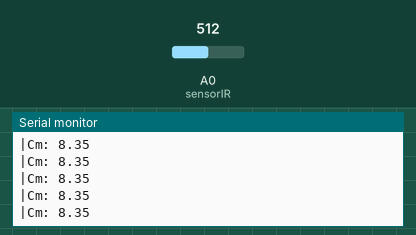
A sketch run on a simulated Arduino Uno, built with avr-gcc and run on an emulated ATmega328P. On the bench: the last lines printed to the serial monitor. Inputs (shaded band) come from the test bench; at power-on: A0 (sensorIR) = 512.

Above: at 1.2 s.
1.3 s: A0 (sensorIR) set to 0
At 1.42 s:
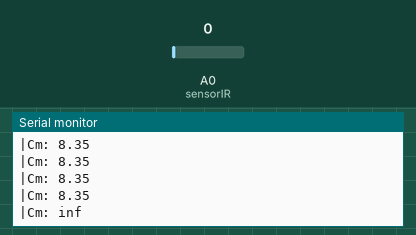
3.3 s: A0 (sensorIR) set to 122
At 3.33 s:
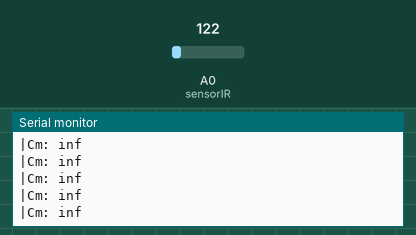

Measured:
- after the input at 1.3 s, the serial monitor: prints a new line after 0.11 s (image 1)

The sketch:

Sharp_GP_Program_Dasar.ino
```cpp
#define sensorIR A0
float sensorValue,cm;

void setup() {
Serial.begin (9600);
}

void loop() {
  sensorValue =analogRead(sensorIR);
  //baca data analog
  //Rumus Sensor Sharp GP
  cm=4192.936*pow(sensorValue,-0.935)-3.937;
  //-------------------------------------------
    delay(100);
    Serial.print("|Cm: ");
    Serial.println(cm);
}
// nb :
// 1. data sensor sharp GP tergantung pada kondisi pencahayaan suatu ruangan...
// 2. data sensor sharp gp akan bernilai 'inf' jika ada salah satu kabel yang copot
// 3. sensor sharp GP disebut sensor aktif karena sumber infrarednya berasal dari sensor itu sendiri
// 4. sensor sharp GP sangat sensitif terhadap cahaya terang karena akan mengganggu kinerja dari sensor.
// 5. hasil pembacaan data pada kondisi terang terganggu dengan adanya sumber cahaya lain  dari cahaya selain sharp gp itu
```
